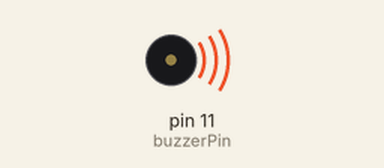
Bench run of a sketch on a simulated Arduino Uno, built with avr-gcc and run on an emulated ATmega328P. Shown: buzzer (waves = sounding).

Above: at 0.5 s.
Timing chart, 0 to 4.6 s (numbered marks = the images above):
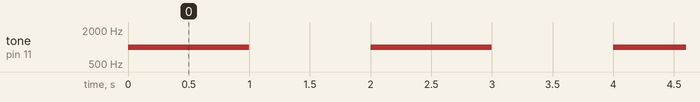

The sketch:

Buzzer.ino
```cpp
  //Définir la broche pour le buzzer
    const int buzzerPin = 11;
//
  void setup()
{
  // Définir la broche du buzzer comme sortie
   pinMode(buzzerPin, OUTPUT);
}
//
  void loop()
{
  // Jouer un ton
    tone(buzzerPin, 1000); // Jouer une tonalité de 1 000 Hz
    delay(1000); //Attendre 1 seconde

  // Arrêtez le ton
    noTone(buzzerPin);
    delay(1000); //Attendre 1 seconde
}
```

Measured:
- by itself, tone on pin 11 (buzzerPin): alternates 1000 Hz for 1.0 s and silent for 1.0 s
